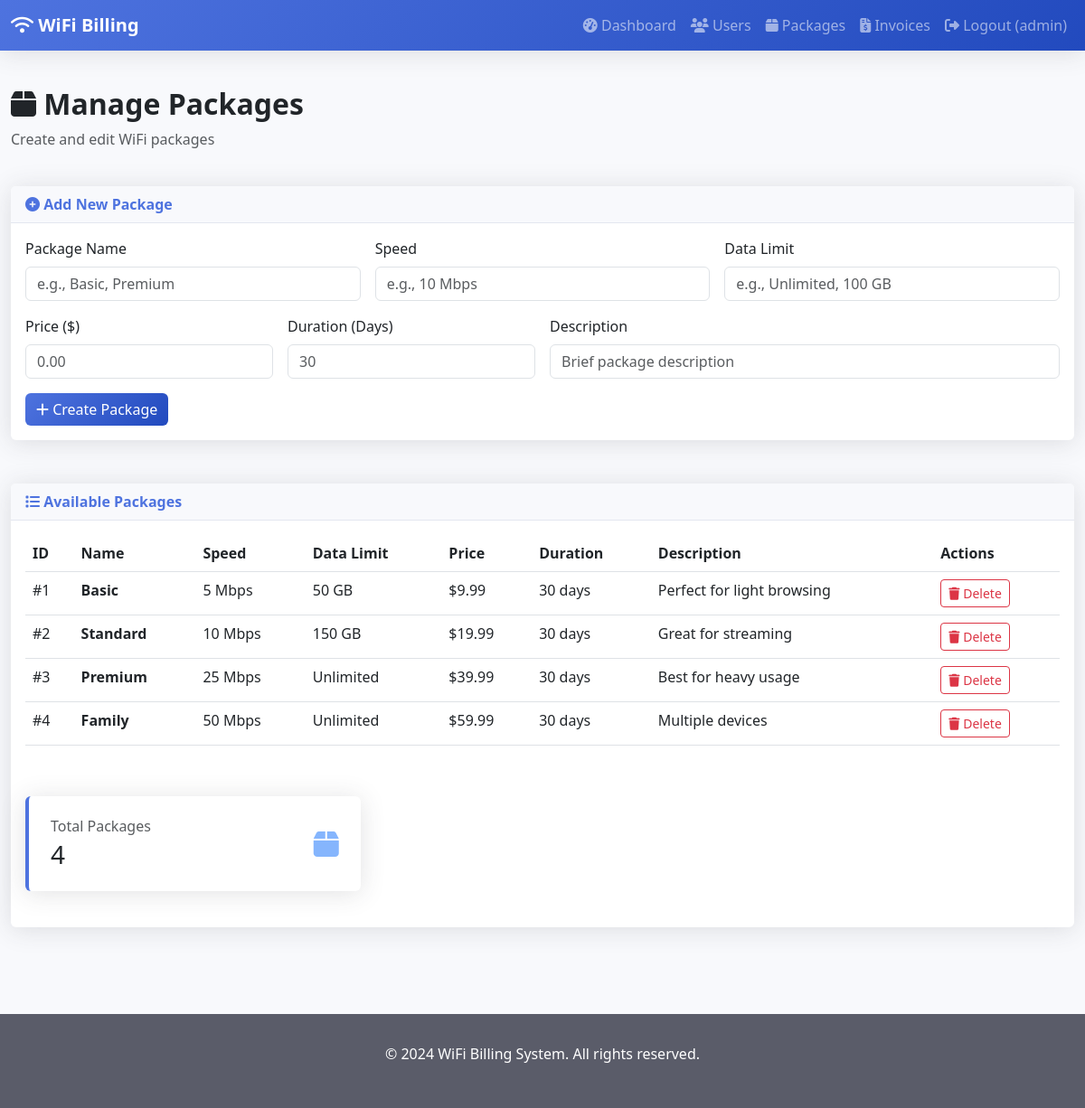
The page /admin/packages (signed in) on the database its author committed.
### app.py (models this page shows)
class Package(db.Model):
    id = db.Column(db.Integer, primary_key=True)
    name = db.Column(db.String(100), nullable=False)
    speed = db.Column(db.String(50), nullable=False)  # e.g., "10 Mbps"
    data_limit = db.Column(db.String(50), nullable=False)  # e.g., "Unlimited" or "100 GB"
    price = db.Column(db.Float, nullable=False)
    duration_days = db.Column(db.Integer, nullable=False)  # e.g., 30 for monthly
    description = db.Column(db.Text)
    subscriptions = db.relationship('Subscription', backref='package', lazy=True)

### app.py (the view, shortened to what this page needs)
@app.route('/admin/packages', methods=['GET', 'POST'])
@admin_required
def admin_packages():
    packages = Package.query.order_by(Package.created_at.desc()).all() if hasattr(Package, 'created_at') else Package.query.all()
    return render_template('admin/packages.html', packages=packages)

### app.py (called while the page is built)
def admin_required(f):
    from functools import wraps
    @wraps(f)
    def decorated_function(*args, **kwargs):
        if 'user_id' not in session:
            flash('Please log in to access this page.', 'warning')
            return redirect(url_for('login'))
        user = User.query.get(session['user_id'])
        if not user or user.role != 'admin':
            flash('Admin access required.', 'danger')
            return redirect(url_for('dashboard'))
        return f(*args, **kwargs)
    return decorated_function

### templates/admin/packages.html (shortened to what this page needs)
{% extends "base.html" %}
{% block content %}
<div class="container-fluid py-4">
    <div class="row mb-4">
        <div class="col-12">
            <h2 class="fw-bold"><i class="fas fa-box"></i> Manage Packages</h2>
            <p class="text-muted">Create and edit WiFi packages</p>
        </div>
    </div>
    <div class="row mb-4">
        <div class="col-12">
            <div class="card">
                <div class="card-header">
                    <i class="fas fa-plus-circle"></i> Add New Package
                </div>
                <div class="card-body">
                    <form method="POST" action="{{ url_for('admin_packages') }}">
                        <div class="row g-3">
                            <div class="col-md-4">
                                <label for="name" class="form-label">Package Name</label>
                                <input type="text" class="form-control" id="name" name="name" required placeholder="e.g., Basic, Premium">
                            </div>
                            <div class="col-md-4">
                                <label for="speed" class="form-label">Speed</label>
                                <input type="text" class="form-control" id="speed" name="speed" required placeholder="e.g., 10 Mbps">
                            </div>
                            <div class="col-md-4">
                                <label for="data_limit" class="form-label">Data Limit</label>
                                <input type="text" class="form-control" id="data_limit" name="data_limit" required placeholder="e.g., Unlimited, 100 GB">
                            </div>
                            <div class="col-md-3">
                                <label for="price" class="form-label">Price ($)</label>
                                <input type="number" step="0.01" class="form-control" id="price" name="price" required placeholder="0.00">
                            </div>
                            <div class="col-md-3">
                                <label for="duration_days" class="form-label">Duration (Days)</label>
                                <input type="number" class="form-control" id="duration_days" name="duration_days" required placeholder="30">
                            </div>
                            <div class="col-md-6">
                                <label for="description" class="form-label">Description</label>
                                <input type="text" class="form-control" id="description" name="description" placeholder="Brief package description">
                            </div>
                        </div>
                        <div class="mt-3">
                            <button type="submit" class="btn btn-primary">
                                <i class="fas fa-plus"></i> Create Package
                            </button>
                        </div>
                    </form>
                </div>
            </div>
        </div>
    </div>
    <div class="row">
        <div class="col-12">
            <div class="card">
                <div class="card-header">
                    <i class="fas fa-list"></i> Available Packages
                </div>
                <div class="card-body">
                    {% if packages %}
                    <div class="table-responsive">
                        <table class="table table-hover">
                            <thead>
                                <tr>
                                    <th>ID</th>
                                    <th>Name</th>
                                    <th>Speed</th>
                                    <th>Data Limit</th>
                                    <th>Price</th>
                                    <th>Duration</th>
                                    <th>Description</th>
                                    <th>Actions</th>
                                </tr>
                            </thead>
                            <tbody>
                                {% for package in packages %}
                                <tr>
                                    <td>#{{ package.id }}</td>
                                    <td><strong>{{ package.name }}</strong></td>
                                    <td>{{ package.speed }}</td>
                                    <td>{{ package.data_limit }}</td>
                                    <td>${{ "%.2f"|format(package.price) }}</td>
                                    <td>{{ package.duration_days }} days</td>
                                    <td>{{ package.description or '-' }}</td>
                                    <td>
                                        <a href="{{ url_for('delete_package', id=package.id) }}"
                                           class="btn btn-sm btn-outline-danger"
                                           onclick="return confirm('Are you sure you want to delete this package? This cannot be undone.')">
                                            <i class="fas fa-trash"></i> Delete
                                        </a>
                                    </td>
                                </tr>
                                {% endfor %}
                            </tbody>
                        </table>
                    </div>
                    <div class="row g-3 mt-4">
                        <div class="col-md-4">
                            <div class="card stat-card primary">
                                <div class="d-flex justify-content-between align-items-center">
                                    <div>
                                        <h6 class="text-muted mb-1">Total Packages</h6>
                                        <h3 class="mb-0">{{ packages|length }}</h3>
                                    </div>
                                    <i class="fas fa-box fa-2x text-primary opacity-50"></i>
                                </div>
                            </div>
                        </div>
                    </div>
                    {% else %}
                    <div class="text-center py-5">
                        <i class="fas fa-box fa-5x text-muted mb-3"></i>
                        <h4>No Packages Found</h4>
                        <p class="text-muted">Create your first WiFi package above</p>
                    </div>
                    {% endif %}
                </div>
            </div>
        </div>
    </div>
</div>
{% endblock %}

### templates/base.html (shortened to what this page needs)
<!DOCTYPE html>
<html lang="en">
<head>
    <link href="https://cdn.jsdelivr.net/npm/bootstrap@5.3.0/dist/css/bootstrap.min.css" rel="stylesheet">
    <link rel="stylesheet" href="https://cdnjs.cloudflare.com/ajax/libs/font-awesome/6.4.0/css/all.min.css">
</head>
<body>
    {% if session.user_id %}
    <nav class="navbar navbar-expand-lg navbar-dark">
        <div class="container-fluid">
            <a class="navbar-brand" href="{{ url_for('dashboard') }}">
                <i class="fas fa-wifi"></i> WiFi Billing
            </a>
            <div class="collapse navbar-collapse" id="navbarNav">
                <ul class="navbar-nav ms-auto">
                    {% if session.role == 'admin' %}
                    <li class="nav-item">
                        <a class="nav-link" href="{{ url_for('admin_dashboard') }}">
                            <i class="fas fa-tachometer-alt"></i> Dashboard
                        </a>
                    </li>
                    <li class="nav-item">
                        <a class="nav-link" href="{{ url_for('admin_users') }}">
                            <i class="fas fa-users"></i> Users
                        </a>
                    </li>
                    <li class="nav-item">
                        <a class="nav-link" href="{{ url_for('admin_packages') }}">
                            <i class="fas fa-box"></i> Packages
                        </a>
                    </li>
                    <li class="nav-item">
                        <a class="nav-link" href="{{ url_for('admin_invoices') }}">
                            <i class="fas fa-file-invoice-dollar"></i> Invoices
                        </a>
                    </li>
                    {% endif %}
                    <li class="nav-item">
                        <a class="nav-link" href="{{ url_for('logout') }}">
                            <i class="fas fa-sign-out-alt"></i> Logout ({{ session.username }})
                        </a>
                    </li>
                </ul>
            </div>
        </div>
    </nav>
    {% endif %}
    <main>
        {% block content %}{% endblock %}
    </main>
    <footer class="footer">
        <div class="container text-center">
            <p>&copy; 2024 WiFi Billing System. All rights reserved.</p>
        </div>
    </footer>
</body>
</html>

### templates/base.html (style rules this page uses)
:root { --primary-color: #4e73df; --secondary-color: #858796; --success-color: #1cc88a; --info-color: #36b9cc; --warning-color: #f6c23e; --danger-color: #e74a3b; --light-color: #f8f9fc; --dark-color: #5a5c69; }
body { font-family: 'Segoe UI', Tahoma, Geneva, Verdana, sans-serif; background-color: #f8f9fc; }
.navbar { background: linear-gradient(135deg, var(--primary-color) 0%, #224abe 100%); box-shadow: 0 0.15rem 1.75rem 0 rgba(58, 59, 69, 0.15); }
.navbar-brand { font-weight: 700; color: white !important; }
.card { border: none; box-shadow: 0 0.15rem 1.75rem 0 rgba(58, 59, 69, 0.15); margin-bottom: 1.5rem; }
.card-header { background-color: var(--light-color); border-bottom: 1px solid #e3e6f0; font-weight: 700; color: var(--primary-color); }
.btn-primary { background: linear-gradient(135deg, var(--primary-color) 0%, #224abe 100%); border: none; }
.stat-card { border-left: 4px solid; padding: 1.5rem; }
.stat-card.primary { border-left-color: var(--primary-color); }
.footer { background-color: var(--dark-color); color: white; padding: 2rem 0; margin-top: 3rem; }

### rows shown on the page
Package: id "1", name "Basic", speed "5 Mbps", data_limit "50 GB", price "9.99", duration_days "30", description "Perfect for light browsing"
Package: id "2", name "Standard", speed "10 Mbps", data_limit "150 GB", price "19.99", duration_days "30", description "Great for streaming"
Package: id "3", name "Premium", speed "25 Mbps", data_limit "Unlimited", price "39.99", duration_days "30", description "Best for heavy usage"
Package: id "4", name "Family", speed "50 Mbps", data_limit "Unlimited", price "59.99", duration_days "30", description "Multiple devices"

### other values the page prints
{{ session.username }} "admin"
{{ packages|length }} "4"
